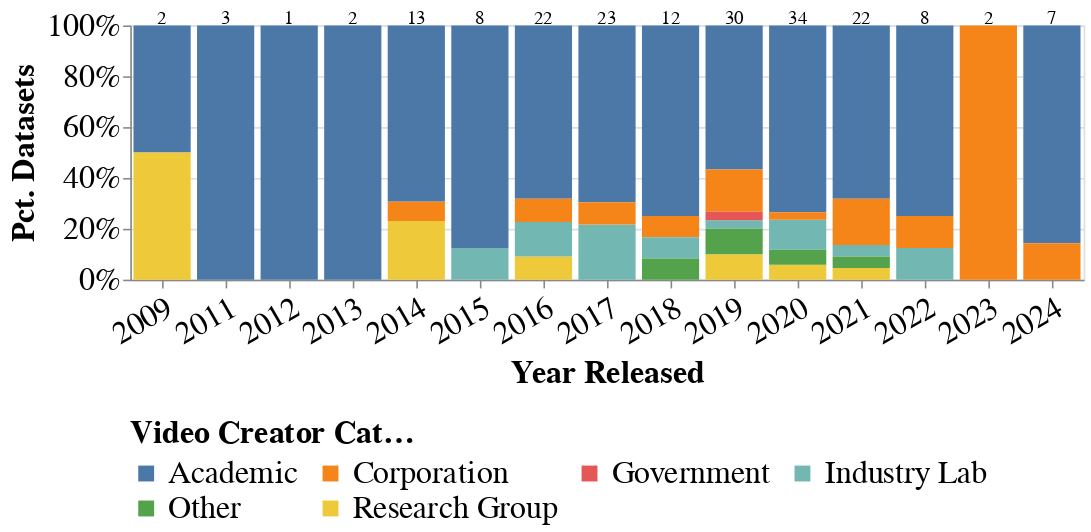

The notebook cell saved with this chart:
### Code cell
base_creatoryear = alt.Chart(
    df_videocreatoryears
).mark_bar().encode(
    x=alt.X(
        "Year Released:N",
        title="Year Released",
        sort=YEARS_ORDER,
        axis=alt.Axis(labelAngle=-30)
    ),
    y=alt.Y(
        "count():Q",
        stack="normalize",
        axis=alt.Axis(format="%"),
        title="Pct. Datasets"
    ),
    color=alt.Color(
        "Creators:N",
        title="Video Creator Cateogies"
    )
).properties(
    width=600,
    height=160
)

text_creatoryear = alt.Chart(df_videocreatoryears).mark_text(
    dy=-90,
    align="center",
    baseline="top",
    fontSize=12
).encode(
    x=alt.X(
        "Year Released:N",
        title="Year Released",
        sort=YEARS_ORDER
    ),
    text="count():Q"
)

chart_creatoryear = (base_creatoryear + text_creatoryear).configure_axis(
    labelFontSize=FONT_SIZE,
    titleFontSize=FONT_SIZE
).configure_legend(
    labelFontSize=FONT_SIZE,
    titleFontSize=FONT_SIZE,
    orient=LEGEND_POSITION,
    columns=4,
    labelLimit=MAX_LABELLIMIT
)


if PLOT_TOFILE:
    chart_creatoryear.save(
        os.path.join(PLOT_DIR, "video_creatorcategories-years.png"),
        ppi=PLOT_PPI
    )

chart_creatoryear

### Figure 1 — Vega-Lite specification as saved in the notebook (floating-point values rounded to 4 significant figures; data arrays with more than 128 entries replaced by an {"elided": "..."} marker saying what was removed)
{"config": {"title": {"font": "Times New Roman"}, "axis": {"labelFont": "Times New Roman", "titleFont": "Times New Roman", "labelFontSize": 20, "titleFontSize": 20}, "header": {"labelFont": "Times New Roman", "titleFont": "Times New Roman"}, "legend": {"labelFont": "Times New Roman", "titleFont": "Times New Roman", "columns": 4, "labelFontSize": 20, "labelLimit": 1000, "orient": "bottom", "titleFontSize": 20}, "text": {"font": "Times New Roman"}}, "layer": [{"mark": {"type": "bar"}, "encoding": {"color": {"field": "Creators", "title": "Video Creator Cateogies", "type": "nominal"}, "x": {"axis": {"labelAngle": -30}, "field": "Year Released", "sort": ["<2004", "2004", "2005", "2006", "2007", "2008", "2009", "2010", "2011", "2012", "2013", "2014", "2015", "2016", "2017", "2018", "2019", "2020", "2021", "2022", "2023", "2024"], "title": "Year Released", "type": "nominal"}, "y": {"aggregate": "count", "axis": {"format": "%"}, "stack": "normalize", "title": "Pct. Datasets", "type": "quantitative"}}}, {"mark": {"type": "text", "align": "center", "baseline": "top", "dy": -90, "fontSize": 12}, "encoding": {"text": {"aggregate": "count", "type": "quantitative"}, "x": {"field": "Year Released", "sort": ["<2004", "2004", "2005", "2006", "2007", "2008", "2009", "2010", "2011", "2012", "2013", "2014", "2015", "2016", "2017", "2018", "2019", "2020", "2021", "2022", "2023", "2024"], "title": "Year Released", "type": "nominal"}}}], "data": {"name": "data-6bf519bf71a63f824c0ec5b1506b7ef4"}, "height": 160, "width": 600, "$schema": "https://vega.github.io/schema/vega-lite/v5.20.1.json", "datasets": {"data-6bf519bf71a63f824c0ec5b1506b7ef4": {"elided": "189 records"}}}
